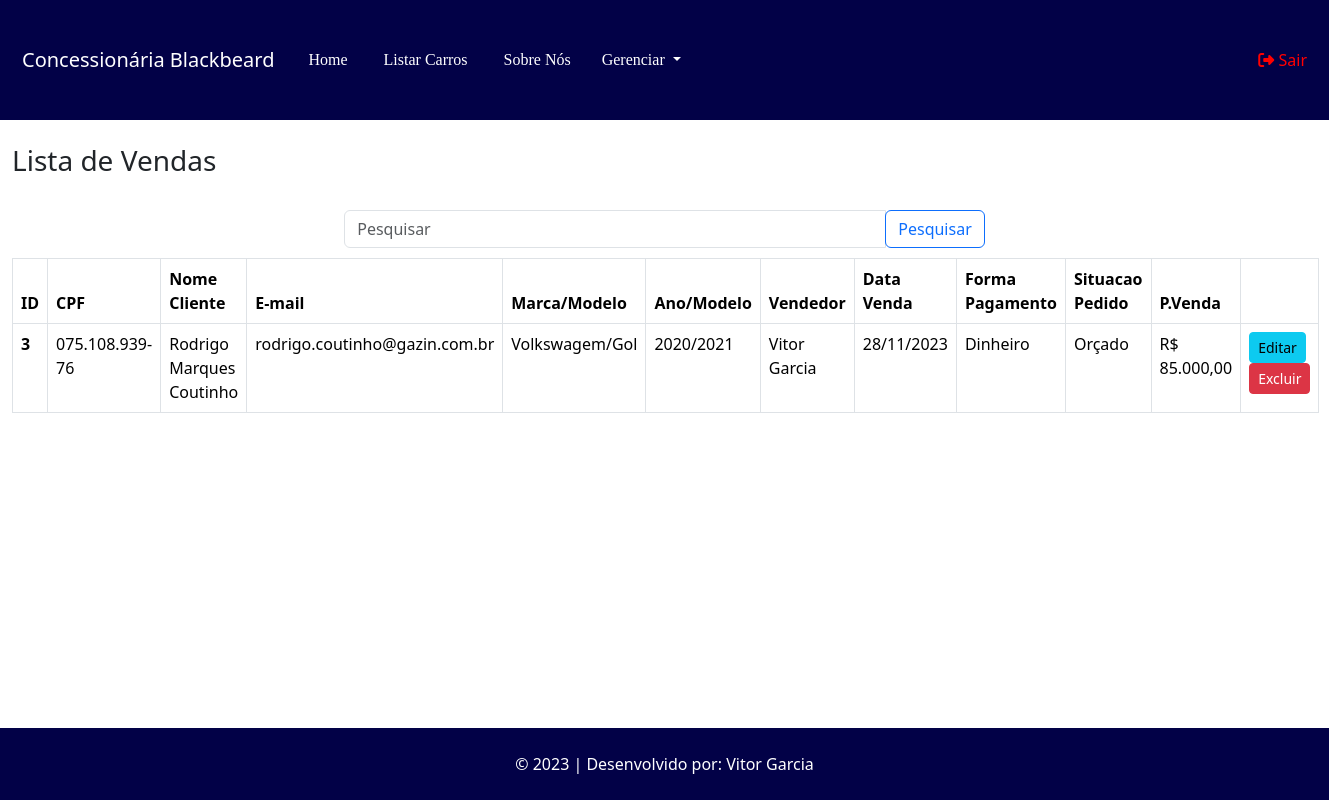
Page /venda/pesquisar (signed in) on the committed database.
### tables this page shows
CREATE TABLE `venda` (
  `id` int(11) NOT NULL,
  `id_carro` int(11) DEFAULT NULL,
  `id_cliente` int(11) DEFAULT NULL,
  `id_vendedor` int(11) DEFAULT NULL,
  `data_venda` datetime NOT NULL DEFAULT current_timestamp(),
  `preco_venda` decimal(10,2) DEFAULT NULL,
  `desconto` decimal(10,2) NOT NULL,
  `valor_total` decimal(10,2) NOT NULL,
  `tipo_pagamento` varchar(15) NOT NULL,
  `situacao_pedido` varchar(50) NOT NULL
);

CREATE TABLE `cliente` (
  `id` int(11) NOT NULL,
  `nome` varchar(100) NOT NULL,
  `telefone` varchar(20) NOT NULL,
  `email` varchar(100) NOT NULL,
  `cpf` char(15) NOT NULL,
  `status` varchar(12) NOT NULL,
  `cep` varchar(10) DEFAULT NULL,
  `uf` varchar(2) DEFAULT NULL,
  `cidade` varchar(255) DEFAULT NULL,
  `bairro` varchar(255) DEFAULT NULL,
  `logradouro` varchar(255) DEFAULT NULL,
  `complemento` varchar(255) DEFAULT NULL,
  `numero` varchar(10) DEFAULT NULL
);

CREATE TABLE `marca` (
  `id` int(11) NOT NULL,
  `nome` varchar(100) NOT NULL
);

CREATE TABLE `modelo` (
  `id` int(11) NOT NULL,
  `nome` varchar(100) NOT NULL,
  `id_marca` int(11) NOT NULL
);

CREATE TABLE `carro` (
  `id` int(11) NOT NULL,
  `id_modelo` int(11) NOT NULL,
  `ano_fabricacao` year(4) NOT NULL,
  `cor` varchar(50) NOT NULL,
  `preco_venda` decimal(10,2) NOT NULL,
  `quilometragem` int(11) NOT NULL,
  `modelo_direcao` varchar(50) NOT NULL,
  `modelo_transmissao` varchar(50) NOT NULL,
  `placa` varchar(12) NOT NULL,
  `observacoes` varchar(255) NOT NULL,
  `disponibilidade` varchar(50) NOT NULL,
  `tipo_freio` varchar(15) NOT NULL,
  `motor` varchar(15) NOT NULL,
  `tipo_combustivel` varchar(15) NOT NULL,
  `tipo_tracao` varchar(15) NOT NULL,
  `ano_modelo` year(4) NOT NULL
);

CREATE TABLE `vendedor` (
  `id` int(11) NOT NULL,
  `nome` varchar(100) NOT NULL,
  `telefone` varchar(20) NOT NULL,
  `email` varchar(100) NOT NULL,
  `cpf` char(15) NOT NULL,
  `status` varchar(12) NOT NULL,
  `cep` varchar(10) DEFAULT NULL,
  `uf` varchar(2) DEFAULT NULL,
  `cidade` varchar(255) DEFAULT NULL,
  `bairro` varchar(255) DEFAULT NULL,
  `logradouro` varchar(255) DEFAULT NULL,
  `complemento` varchar(255) DEFAULT NULL,
  `numero` varchar(10) DEFAULT NULL,
  `usuario` varchar(50) NOT NULL,
  `senha` varchar(255) NOT NULL
);

### App/Controllers/Controller.php (called while the page is built, shortened)
<?php
abstract class Controller
{
    private $viewVar;
    public function render($view)
    {
        $viewVar = $this->getViewVar();
        require_once PATH . '/App/Views/layouts/cabecalho.php';
        require_once PATH . '/App/Views/layouts/menu.php';
        require_once PATH . '/App/Views/' . $view . '.php';
        require_once PATH . '/App/Views/layouts/rodape.php';
    }
    public function getViewVar()
    {
        return $this->viewVar;
    }
    public function setViewParam($varName, $varValue)
    {
        if ($varName != "" && $varValue != "") {
            $this->viewVar[$varName] = $varValue;
        }
    }
}

### App/Controllers/VendaController.php (called while the page is built, shortened)
<?php
class VendaController extends Controller
{
    public function pesquisar()
    {
        $vendaDAO = new VendaDAO();
        self::setViewParam('venda', $vendaDAO->listar());
        $this->render('venda/pesquisar');
    }
}

### index.php (called while the page is built, shortened)
<?php
try {
    $app = new App();
    $app->run();
}catch (\Exception $e){
    $oError = new Erro($e);
    $oError->render();
}

### App/Models/DAO/BaseDAO.php (called while the page is built, shortened)
<?php
abstract class BaseDAO
{
    private $conexao;
    public function __construct()
    {
        $this->conexao = Conexao::getConnection();
    }
    public function select($sql)
    {
        if (!empty($sql)) {
            return $this->conexao->query($sql);
        }
    }
}

### App/Lib/Conexao.php (called while the page is built, shortened)
<?php
class Conexao
{
    private static $connection;
    public static function getConnection()
    {
        $pdoConfig = DB_DRIVER . ":" . "host=" . DB_HOST . ";";
        $pdoConfig .= "dbname=" . DB_NAME . ";";
        try {
            if (!isset(self::$connection)) {
                self::$connection = new PDO($pdoConfig, DB_USER, DB_PASSWORD);
                self::$connection->setAttribute(PDO::ATTR_ERRMODE, PDO::ERRMODE_EXCEPTION);
            }
            return self::$connection;
        } catch (PDOException $e) {
            throw new Exception("Erro de conexão com o banco de dados", 500);
        }
    }
}

### App/Models/DAO/VendaDAO.php (called while the page is built, shortened)
<?php
class VendaDAO extends BaseDAO{
    public function listar($id = null){
        if($id){
            $resultado = $this->select(
                "SELECT * FROM venda WHERE id = $id"
            );
            return $resultado->fetchObject(Venda::class);
        } else {
            $resultado = $this->select(
                'SELECT * FROM venda'
            );
            return $resultado->fetchAll(\PDO::FETCH_CLASS, Venda::class);
        }
        return false;
    }
}
?>

### App/Models/Entidades/Venda.php (called while the page is built, shortened)
<?php
class Venda {
    private $id;
    private $id_carro;
    private $id_cliente;
    private $id_vendedor;
    private $data_venda;
    private $preco_venda;
    private $tipo_pagamento;
    private $situacao_pedido;
    public function getId() {
        return $this->id;
    }
    public function getId_carro() {
        return $this->id_carro;
    }
    public function getId_cliente() {
        return $this->id_cliente;
    }
    public function getId_vendedor() {
        return $this->id_vendedor;
    }
    public function getData_venda() {
        return $this->data_venda;
    }
    public function getPreco_venda() {
        return $this->preco_venda;
    }
    public function getTipo_pagamento() {
        return $this->tipo_pagamento;
    }
    public function getSituacao_pedido() {
        return $this->situacao_pedido;
    }
}
?>

### App/Models/DAO/ClienteDAO.php (called while the page is built, shortened)
<?php
class ClienteDAO extends BaseDAO{
    public function listar($id = null){
        if($id){
            $resultado = $this->select(
                "SELECT * FROM cliente WHERE id = $id"
            );
            return $resultado->fetchObject(Cliente::class);
        } else {
            $resultado = $this->select(
                'SELECT * FROM cliente'
            );
            return $resultado->fetchAll(\PDO::FETCH_CLASS, Cliente::class);
        }
        return false;
    }
}
?>

### App/Models/Entidades/Cliente.php (called while the page is built, shortened)
<?php
class Cliente{
     private $nome;
     private $email;
     private $cpf;
   function getNome(){
        return $this->nome;
   }
   public function getEmail(){
        return $this->email;
   }
   public function getCpf(){
         return $this->cpf;
   }
}
?>

### App/Models/DAO/CarroDAO.php (called while the page is built, shortened)
<?php
class CarroDAO extends BaseDAO{
    public function listar($id = null){
        if($id){
            $resultado = $this->select(
                "SELECT * FROM carro WHERE id = $id"
            );
            return $resultado->fetchObject(Carro::class);
        } else {
            $resultado = $this->select(
                'SELECT * FROM carro'
            );
            return $resultado->fetchAll(\PDO::FETCH_CLASS, Carro::class);
        }
        return false;
    }
}
?>

### App/Models/Entidades/Carro.php (called while the page is built, shortened)
<?php
class Carro{
     private $ano_fabricacao;
     private $ano_modelo;
     function getAno_fabricacao(){
          return $this->ano_fabricacao;
     }
     function getAno_modelo(){
          return $this->ano_modelo;
     }
     private $id_modelo;
     public function getId_modelo(){
          return $this->id_modelo;
     }
}
?>

### App/Models/DAO/ModeloDAO.php (called while the page is built, shortened)
<?php
class ModeloDAO extends BaseDAO{
    public function listar($id = null){
        if($id){
            $resultado = $this->select(
                "SELECT * FROM modelo WHERE id = $id"
            );
            return $resultado->fetchObject(Modelo::class);
        } else {
            $resultado = $this->select(
                'SELECT * FROM modelo'
            );
            return $resultado->fetchAll(\PDO::FETCH_CLASS, Modelo::class);
        }
        return false;
    }
}
?>

### App/Models/Entidades/Modelo.php (called while the page is built, shortened)
<?php
class Modelo{
     private $nome;
     private $id_marca;
     public function getNome(){
          return $this->nome;
     }
   function getId_marca(){
        return $this->id_marca;
   }
}
?>

### App/Models/DAO/MarcaDAO.php (called while the page is built, shortened)
<?php
class MarcaDAO extends BaseDAO{
    public function listar($id = null){
        if($id){
            $resultado = $this->select(
                "SELECT * FROM marca WHERE id = $id"
            );
            return $resultado->fetchObject(Marca::class);
        } else {
            $resultado = $this->select(
                'SELECT * FROM marca'
            );
            return $resultado->fetchAll(\PDO::FETCH_CLASS, Marca::class);
        }
        return false;
    }
}
?>

### App/Models/Entidades/Marca.php (called while the page is built, shortened)
<?php
class Marca{
     private $nome;
   function getNome(){
        return $this->nome;
   }
}
?>

### App/Models/DAO/VendedorDAO.php (called while the page is built, shortened)
<?php
class VendedorDAO extends BaseDAO{
    public function listar($id = null){
        if($id){
            $resultado = $this->select(
                "SELECT * FROM vendedor WHERE id = $id"
            );
            return $resultado->fetchObject(Vendedor::class);
        } else {
            $resultado = $this->select(
                'SELECT * FROM vendedor'
            );
            return $resultado->fetchAll(\PDO::FETCH_CLASS, Vendedor::class);
        }
        return false;
    }
}
?>

### App/Models/Entidades/Vendedor.php (called while the page is built, shortened)
<?php
class Vendedor{
     private $nome;
   function getNome(){
        return $this->nome;
   }
}
?>

### App/Views/venda/pesquisar.php (the view, shortened to what this page needs)
<?php
if (isset($_SESSION['login'])) {
?>
  <div class="container-fluid ">
    <br>
    <h3>Lista de Vendas</h3>
    <br>
    <div class="row centralizar">
      <div class="col-md-6">
        <form class="form-inline" action="" method="GET">
          <div class="input-group">
            <input type="text" class="form-control" name="pesquisa" placeholder="Pesquisar">
            <div class="input-group-append">
              <button class="btn btn-outline-primary" type="submit">Pesquisar</button>
            </div>
          </div>
        </form>
      </div>
    </div>
    <table class="table table-hover table-bordered">
      <thead>
        <tr>
          <th scope="col">ID</th>
          <th scope="col">CPF</th>
          <th scope="col">Nome Cliente</th>
          <th scope="col">E-mail</th>
          <th scope="col">Marca/Modelo</th>
          <th scope="col">Ano/Modelo</th>
          <th scope="col">Vendedor</th>
          <th scope="col">Data Venda</th>
          <th scope="col">Forma Pagamento</th>
          <th scope="col">Situacao Pedido</th>
          <th scope="col">P.Venda</th>
          <th scope="col"></th>
        </tr>
      </thead>
      <tbody>
        <?php if (empty($viewVar['venda'])) { ?>
          <tr>
            <td colspan="12">
              <div class="alert alert-info" role="alert">Nenhuma venda encontrada!</div>
            </td>
          </tr>
          <?php } else {
          $carrosFiltrados = $viewVar['venda'];
          foreach ($carrosFiltrados as $index => $venda) {
            $carroDAO = new CarroDAO();
            $carro = $carroDAO->listar($venda->getId_carro());
            $modeloDAO = new ModeloDAO();
            $modelo = $modeloDAO->listar($carro->getId_modelo());
            $marcaDAO = new MarcaDAO();
            $marca = $marcaDAO->listar($modelo->getId_marca());
            $clienteDAO = new ClienteDAO();
            $cliente = $clienteDAO->listar($venda->getId_cliente());
            $vendedorDAO = new VendedorDAO();
            $vendedor = $vendedorDAO->listar($venda->getId_vendedor());
          ?>
            <tr>
              <th scope="row"><?php echo $venda->getId(); ?></th>
              <td><?php echo $cliente->getCpf(); ?></td>
              <td><?php echo $cliente->getNome(); ?></td>
              <td><?php echo $cliente->getEmail(); ?></td>
              <td><?php echo $marca->getNome() . "/" . $modelo->getNome(); ?></td>
              <td><?php echo $carro->getAno_fabricacao() . "/" . $carro->getAno_modelo(); ?></td>
              <td><?php echo $vendedor->getNome(); ?></td>
              <td><?php echo date('d/m/Y', strtotime($venda->getData_venda())); ?></td>
              <td><?php echo $venda->getTipo_pagamento(); ?></td>
              <td><?php echo $venda->getSituacao_pedido(); ?></td>
              <td><?php echo "R$ " . number_format($venda->getPreco_venda(), 2, ',', '.'); ?></td>
              <td>
                <a href="http://<?php echo APP_HOST; ?>/venda/edicao/<?php echo $venda->getId(); ?>" class="btn btn-info btn-sm">Editar</a>
                <a href="http://<?php echo APP_HOST; ?>/venda/exclusao/<?php echo $venda->getId(); ?>" class="btn btn-danger btn-sm">Excluir</a>
              </td>
            </tr>
        <?php
          }
        ?>
      </tbody>
    </table>
        <?php
    }
        ?>
  </div>
<?php
}
?>
<br>

### App/Views/venda/pesquisar.php (style rules this page uses)
.centralizar { justify-content: center; margin-bottom: 10px; }

### rows in the picture
venda: id "3", id_cliente.cpf "075.108.939-76", id_cliente.nome "Rodrigo Marques Coutinho", id_cliente.email "rodrigo.coutinho@gazin.com.br", marca.nome "Volkswagem", modelo.nome "Gol", id_carro.ano_fabricacao "2020", id_carro.ano_modelo "2021", id_vendedor.nome "Vitor Garcia", data_venda "28/11/2023", tipo_pagamento "Dinheiro", situacao_pedido "Orçado", preco_venda "85.000,00"
